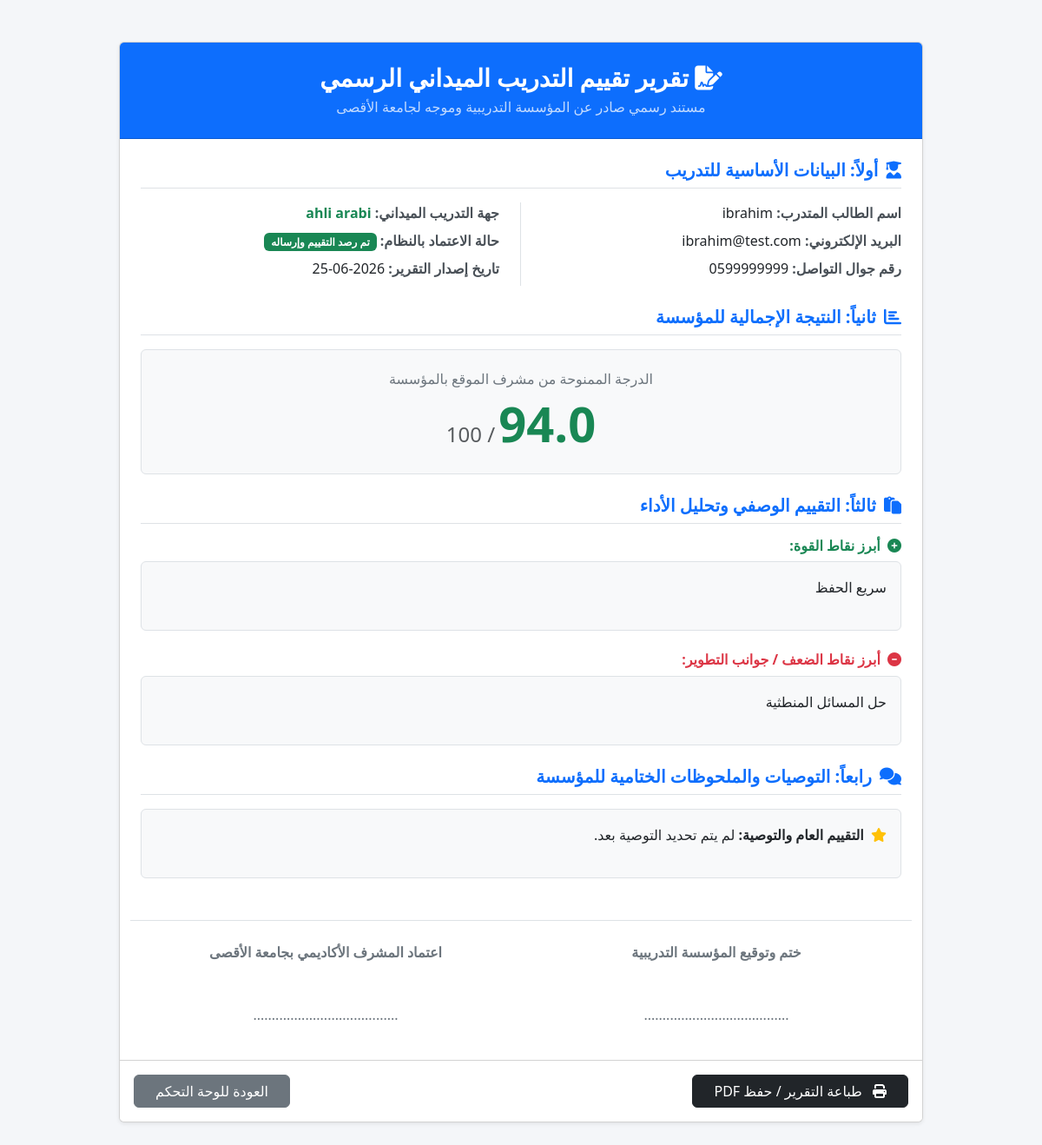
Screenshot of /fieldTrainingSystem/supervisor/view_company_evaluation.php?student_id=10 (signed in) with the database file from the repository.
### tables this page shows
CREATE TABLE `users` (
  `id` int(11) NOT NULL,
  `name` varchar(100) NOT NULL,
  `email` varchar(150) NOT NULL,
  `password` varchar(255) NOT NULL,
  `phone` varchar(20) DEFAULT NULL,
  `role` tinyint(4) NOT NULL DEFAULT 0,
  `created_at` timestamp NOT NULL DEFAULT current_timestamp()
);

CREATE TABLE `organizations` (
  `id` int(11) NOT NULL,
  `organization_name` varchar(255) NOT NULL,
  `department` varchar(255) DEFAULT NULL,
  `supervisor_name` varchar(255) DEFAULT NULL,
  `phone` varchar(20) DEFAULT NULL,
  `email` varchar(150) DEFAULT NULL,
  `address` text DEFAULT NULL
);

CREATE TABLE `evaluations` (
  `id` int(11) NOT NULL,
  `student_id` int(11) NOT NULL,
  `strengths` text DEFAULT NULL,
  `weaknesses` text DEFAULT NULL,
  `recommendation` enum('Excellent','Good','Average','Weak') DEFAULT NULL,
  `final_grade` decimal(5,2) DEFAULT NULL
);

### fieldTrainingSystem/supervisor/view_company_evaluation.php (the view, shortened to what this page needs)
<?php
include "../config/db.php";
$student_id = intval($_GET['student_id']);
$sql_report = "SELECT
                    u.name AS student_name,
                    u.email AS student_email,
                    u.phone AS student_phone,
                    org.organization_name,
                    ev.final_grade AS org_grade,
                    ev.strengths,
                    ev.weaknesses,
                    ev.recommendation
               FROM users u
               LEFT JOIN training_requests tr ON u.id = tr.student_id AND tr.status = 'Approved'
               LEFT JOIN organizations org ON tr.organization_id = org.id
               LEFT JOIN evaluations ev ON u.id = ev.student_id
               WHERE u.id = '$student_id'";
$result_report = $conn->query($sql_report);
$report = $result_report->fetch_assoc();
$recommendation_text = 'لم يتم تحديد التوصية بعد.';
?>
<!DOCTYPE html>
<html lang="ar" dir="rtl">
<head>
    <link href="https://cdn.jsdelivr.net/npm/bootstrap@5.3.0/dist/css/bootstrap.rtl.min.css" rel="stylesheet">
    <link rel="stylesheet" href="https://cdnjs.cloudflare.com/ajax/libs/font-awesome/6.4.0/css/all.min.css">
</head>
<body>
<div class="container mt-5 mb-5">
    <div class="row justify-content-center">
        <div class="col-lg-10">
            <div class="card shadow-sm mb-4">
                <div class="card-header bg-primary text-white text-center p-4">
                    <h3 class="fw-bold mb-1"><i class="fas fa-file-signature"></i> تقرير تقييم التدريب الميداني الرسمي</h3>
                    <p class="mb-0 opacity-75">مستند رسمي صادر عن المؤسسة التدريبية وموجه لجامعة الأقصى</p>
                </div>
                <div class="card-body p-4">
                    <h5 class="text-primary border-bottom pb-2 mb-3 fw-bold"><i class="fas fa-user-graduate me-1"></i> أولاً: البيانات الأساسية للتدريب</h5>
                    <div class="row g-3 mb-4">
                        <div class="col-md-6">
                            <p class="mb-2"><span class="info-label">اسم الطالب المتدرب:</span> <?php echo htmlspecialchars($report['student_name']); ?></p>
                            <p class="mb-2"><span class="info-label">البريد الإلكتروني:</span> <?php echo htmlspecialchars($report['student_email']); ?></p>
                            <p class="mb-2"><span class="info-label">رقم جوال التواصل:</span> <?php echo htmlspecialchars($report['student_phone'] ? $report['student_phone'] : 'غير مدخل'); ?></p>
                        </div>
                        <div class="col-md-6 border-start ps-md-4">
                            <p class="mb-2"><span class="info-label">جهة التدريب الميداني:</span> <strong class="text-success"><?php echo htmlspecialchars($report['organization_name'] ? $report['organization_name'] : 'لم تحدد بعد'); ?></strong></p>
                            <p class="mb-2"><span class="info-label">حالة الاعتماد بالنظام:</span>
                                <?php if ($report['org_grade'] !== null): ?>
                                    <span class="badge bg-success">تم رصد التقييم وإرساله</span>
                                <?php else: ?>
                                    <span class="badge bg-warning text-dark">قيد التدريب / لم يرصد بعد</span>
                                <?php endif; ?>
                            </p>
                            <p class="mb-2"><span class="info-label">تاريخ إصدار التقرير:</span> <?php echo htmlspecialchars(date('Y-m-d')); ?></p>
                        </div>
                    </div>
                    <h5 class="text-primary border-bottom pb-2 mb-3 fw-bold"><i class="fas fa-chart-bar me-1"></i> ثانياً: النتيجة الإجمالية للمؤسسة</h5>
                    <div class="p-4 bg-light rounded text-center mb-4 border">
                        <h6 class="text-secondary mb-2">الدرجة الممنوحة من مشرف الموقع بالمؤسسة</h6>
                        <?php if ($report['org_grade'] !== null): ?>
                            <span class="display-4 fw-bold text-success"><?php echo htmlspecialchars(number_format($report['org_grade'], 1)); ?></span>
                            <span class="fs-4 text-muted">/ 100</span>
                        <?php else: ?>
                            <span class="fs-4 fw-bold text-danger"><i class="fas fa-exclamation-triangle"></i> لم تُرصد درجة اختبارية بعد</span>
                        <?php endif; ?>
                    </div>
                    <h5 class="text-primary border-bottom pb-2 mb-3 fw-bold"><i class="fas fa-paste me-1"></i> ثالثاً: التقييم الوصفي وتحليل الأداء</h5>
                    <div class="mb-4">
                        <h6 class="fw-bold text-success"><i class="fas fa-plus-circle me-1"></i> أبرز نقاط القوة:</h6>
                        <div class="p-3 border rounded eval-box bg-light">
                            <?php echo nl2br(htmlspecialchars($report['strengths'] ? $report['strengths'] : 'لم يتم إدخال نقاط قوة بعد.')); ?>
                        </div>
                    </div>
                    <div class="mb-4">
                        <h6 class="fw-bold text-danger"><i class="fas fa-minus-circle me-1"></i> أبرز نقاط الضعف / جوانب التطوير:</h6>
                        <div class="p-3 border rounded eval-box bg-light">
                            <?php echo nl2br(htmlspecialchars($report['weaknesses'] ? $report['weaknesses'] : 'لم يتم إدخال نقاط ضعف بعد.')); ?>
                        </div>
                    </div>
                    <h5 class="text-primary border-bottom pb-2 mb-3 fw-bold"><i class="fas fa-comments me-1"></i> رابعاً: التوصيات والملحوظات الختامية للمؤسسة</h5>
                    <div class="p-3 border rounded eval-box mb-4 bg-light">
                        <i class="fas fa-star text-warning me-1"></i> <strong>التقييم العام والتوصية:</strong> <?php echo $recommendation_text; ?>
                    </div>
                    <div class="row mt-5 pt-4 border-top text-center text-secondary">
                        <div class="col-6">
                            <p class="mb-5 fw-bold">ختم وتوقيع المؤسسة التدريبية</p>
                            <p>.......................................</p>
                        </div>
                        <div class="col-6">
                            <p class="mb-5 fw-bold">اعتماد المشرف الأكاديمي بجامعة الأقصى</p>
                            <p>.......................................</p>
                        </div>
                    </div>
                </div>
                <div class="card-footer bg-white d-flex justify-content-between no-print p-3">
                    <button onclick="window.print();" class="btn btn-dark px-4"><i class="fas fa-print me-2"></i> طباعة التقرير / حفظ PDF</button>
                    <a href="dashboard.php" class="btn btn-secondary px-4">العودة للوحة التحكم</a>
                </div>
            </div>
        </div>
    </div>
</div>
</body>
</html>

### fieldTrainingSystem/supervisor/view_company_evaluation.php (style rules this page uses)
body { background-color: #f4f6f9; font-family: 'Segoe UI', Tahoma, Geneva, Verdana, sans-serif; }
.info-label { font-weight: bold; color: #495057; }
.eval-box { min-height: 80px; line-height: 1.7; background-color: #fff; }

### rows the page displays
users: name "ibrahim", email "ibrahim@test.com", phone "0599999999", organizations.organization_name "ahli arabi", evaluations.final_grade "94.0", evaluations.strengths "سريع الحفظ", evaluations.weaknesses "حل المسائل المنطثية"

### other values shown
$recommendation_text "لم يتم تحديد التوصية بعد."
